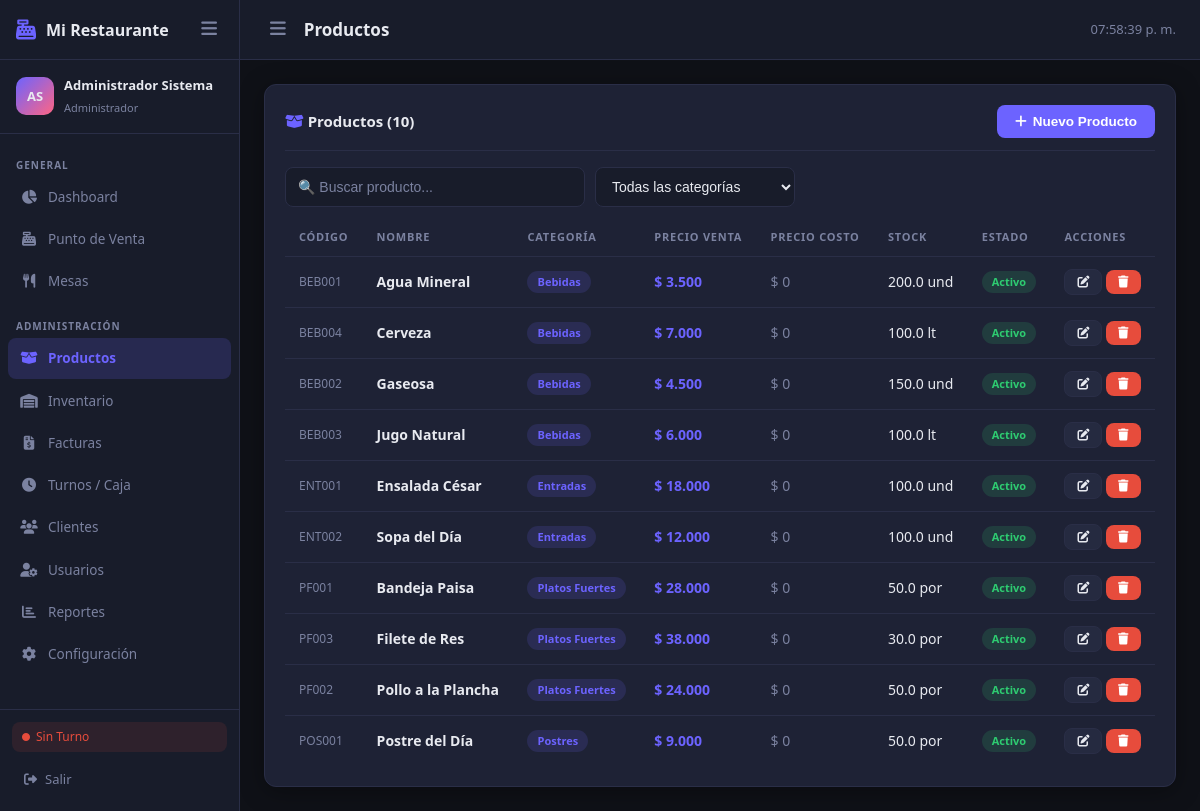
Screenshot of /modules/admin/productos.php (signed in) with the database file from the repository.
### tables this page shows
CREATE TABLE productos (
    id INT AUTO_INCREMENT PRIMARY KEY,
    categoria_id INT NOT NULL,
    unidad_id INT,
    codigo VARCHAR(50) UNIQUE,
    nombre VARCHAR(150) NOT NULL,
    descripcion TEXT,
    precio_costo DECIMAL(12,2) DEFAULT 0,
    precio_venta DECIMAL(12,2) NOT NULL,
    stock_actual DECIMAL(12,3) DEFAULT 0,
    stock_minimo DECIMAL(12,3) DEFAULT 0,
    tiene_stock TINYINT(1) DEFAULT 1,
    imagen VARCHAR(255),
    activo TINYINT(1) DEFAULT 1,
    created_at TIMESTAMP DEFAULT CURRENT_TIMESTAMP,
    updated_at TIMESTAMP DEFAULT CURRENT_TIMESTAMP ON UPDATE CURRENT_TIMESTAMP,
    FOREIGN KEY (categoria_id) REFERENCES categorias(id),
    FOREIGN KEY (unidad_id) REFERENCES unidades_medida(id)
);

CREATE TABLE categorias (
    id INT AUTO_INCREMENT PRIMARY KEY,
    nombre VARCHAR(100) NOT NULL,
    descripcion TEXT,
    icono VARCHAR(50) DEFAULT 'fa-tag',
    color VARCHAR(20) DEFAULT '#3498db',
    activo TINYINT(1) DEFAULT 1,
    orden INT DEFAULT 0
);

CREATE TABLE unidades_medida (
    id INT AUTO_INCREMENT PRIMARY KEY,
    nombre VARCHAR(50) NOT NULL,
    abreviatura VARCHAR(10) NOT NULL
);

### includes/auth.php (called while the page is built, shortened)
<?php
function getConfig($clave, $default = '') {
    static $config = null;
    if ($config === null) {
        $db = getDB();
        $rows = $db->query("SELECT clave, valor FROM configuracion")->fetchAll();
        $config = [];
        foreach ($rows as $row) {
            $config[$row['clave']] = $row['valor'];
        }
    }
    return $config[$clave] ?? $default;
}
function formatMoney($amount) {
    $symbol = getConfig('moneda_simbolo', '$');
    return $symbol . ' ' . number_format((float)$amount, 0, ',', '.');
}

### modules/admin/productos.php (the view, shortened to what this page needs)
<?php
require_once '../../includes/auth.php';
$db = getDB();
$productos  = $db->query("
    SELECT p.*, c.nombre as cat_nombre, u.abreviatura as unidad
    FROM productos p
    LEFT JOIN categorias c ON p.categoria_id = c.id
    LEFT JOIN unidades_medida u ON p.unidad_id = u.id
    ORDER BY c.nombre, p.nombre
")->fetchAll();
require_once '../../includes/header.php';
?>
<div class="card">
  <div class="card-header">
    <span class="card-title"><i class="fas fa-box-open text-accent"></i> Productos (<?= count($productos) ?>)</span>
    <button class="btn btn-primary" onclick="openModal('modalProducto');limpiarForm()"><i class="fas fa-plus"></i> Nuevo Producto</button>
  </div>
  <div style="padding:0 0 12px;display:flex;gap:10px">
    <input type="text" id="searchProd" class="form-control" placeholder="🔍 Buscar producto..." oninput="filterTable()" style="max-width:300px">
    <select id="filterCat" class="form-control" onchange="filterTable()" style="max-width:200px">
      <option value="">Todas las categorías</option>
    </select>
  </div>
  <div class="table-wrap">
    <table class="pos-table" id="tablaProd">
      <thead>
        <tr><th>Código</th><th>Nombre</th><th>Categoría</th><th>Precio Venta</th><th>Precio Costo</th><th>Stock</th><th>Estado</th><th>Acciones</th></tr>
      </thead>
      <tbody>
        <?php foreach($productos as $p): ?>
        <tr>
          <td class="text-muted fs-sm"><?= htmlspecialchars($p['codigo'] ?? '-') ?></td>
          <td class="fw-bold"><?= htmlspecialchars($p['nombre']) ?></td>
          <td><span class="badge badge-purple"><?= htmlspecialchars($p['cat_nombre']) ?></span></td>
          <td class="fw-bold text-accent"><?= formatMoney($p['precio_venta']) ?></td>
          <td class="text-muted"><?= formatMoney($p['precio_costo']) ?></td>
          <td>
            <?php if($p['tiene_stock']): ?>
            <span class="<?= $p['stock_actual'] <= $p['stock_minimo'] ? 'text-danger fw-bold' : '' ?>">
              <?= number_format($p['stock_actual'],1) ?> <?= $p['unidad'] ?>
            </span>
            <?php else: ?><span class="text-muted">Sin control</span><?php endif; ?>
          </td>
          <td><span class="badge badge-<?= $p['activo'] ? 'success':'danger' ?>"><?= $p['activo'] ? 'Activo':'Inactivo' ?></span></td>
          <td>
            <button class="btn btn-sm btn-secondary" onclick='editarProducto(<?= json_encode($p) ?>)'><i class="fas fa-edit"></i></button>
            <form method="POST" style="display:inline" onsubmit="return confirm('¿Desactivar producto?')">
              <button class="btn btn-sm btn-danger" type="submit"><i class="fas fa-trash"></i></button>
            </form>
          </td>
        </tr>
        <?php endforeach; ?>
      </tbody>
    </table>
  </div>
</div>
<?php require_once '../../includes/footer.php'; ?>

### assets/css/main.css (style rules this page uses)
:root { --bg: #0f1117; --surface: #181c2a; --card: #1e2235; --card2: #252a40; --accent: #6c63ff; --accent-hover: #5a52e0; --accent2: #ff6584; --teal: #43d8c9; --text: #e8eaf0; --muted: #7b82a0; --border: #2a2e47; --success: #2ecc71; --warning: #f39c12; --danger: #e74c3c; --info: #3498db; --sidebar-w: 240px; --topbar-h: 60px; --radius: 12px; --shadow: 0 4px 24px rgba(0,0,0,.35); }
* { margin:0; padding:0; box-sizing:border-box; }
html, body { height:100%; }
body { background: var(--bg); color: var(--text); font-family: 'Segoe UI', system-ui, -apple-system, sans-serif; font-size: 14px; line-height: 1.5; overflow-x: hidden; }
.card { background: var(--card); border: 1px solid var(--border); border-radius: var(--radius); padding: 20px; box-shadow: var(--shadow); }
.card-header { display:flex; align-items:center; justify-content:space-between; margin-bottom:16px; padding-bottom:12px; border-bottom:1px solid var(--border); }
.card-title { font-size:15px; font-weight:700; }
.table-wrap { overflow-x:auto; }
table.pos-table { width:100%; border-collapse:collapse; }
table.pos-table th { font-size:11px; font-weight:700; color:var(--muted); text-transform:uppercase; letter-spacing:.07em; padding:10px 14px; text-align:left; border-bottom:1px solid var(--border); white-space:nowrap; }
table.pos-table td { padding:12px 14px; border-bottom:1px solid var(--border); vertical-align:middle; }
table.pos-table tr:last-child td { border-bottom:none; }
.badge { display:inline-flex; align-items:center; gap:4px; font-size:11px; font-weight:600; padding:3px 10px; border-radius:20px; white-space:nowrap; }
.badge-success { background:rgba(46,204,113,.15); color:var(--success); }
.badge-purple { background:rgba(108,99,255,.15); color:var(--accent); }
.btn { display:inline-flex; align-items:center; gap:6px; padding:9px 18px; border-radius:8px; font-size:13.5px; font-weight:600; border:none; cursor:pointer; transition: opacity .15s, transform .1s; text-decoration:none; white-space:nowrap; }
.btn-primary { background:var(--accent); color:#fff; }
.btn-danger { background:var(--danger); color:#fff; }
.btn-secondary { background:var(--card2); color:var(--text); border:1px solid var(--border); }
.btn-sm { padding:6px 12px; font-size:12px; }
.form-control { width:100%; background:var(--surface); border:1.5px solid var(--border); border-radius:8px; padding:10px 12px; color:var(--text); font-size:14px; outline:none; transition: border-color .2s, box-shadow .2s; }
.form-control::placeholder { color:var(--muted); }
select.form-control { cursor:pointer; }
.text-muted { color:var(--muted); }
.text-accent { color:var(--accent); }
.fw-bold { font-weight:700; }
.fs-sm { font-size:12px; }

### rows the page displays
productos: codigo "BEB001", nombre "Agua Mineral", categoria.nombre "Bebidas", precio_venta "$ 3.500", precio_costo "$ 0", stock_actual "200.0", unidad.abreviatura "und", activo "Activo"
productos: codigo "BEB004", nombre "Cerveza", categoria.nombre "Bebidas", precio_venta "$ 7.000", precio_costo "$ 0", stock_actual "100.0", unidad.abreviatura "lt", activo "Activo"
productos: codigo "BEB002", nombre "Gaseosa", categoria.nombre "Bebidas", precio_venta "$ 4.500", precio_costo "$ 0", stock_actual "150.0", unidad.abreviatura "und", activo "Activo"
productos: codigo "BEB003", nombre "Jugo Natural", categoria.nombre "Bebidas", precio_venta "$ 6.000", precio_costo "$ 0", stock_actual "100.0", unidad.abreviatura "lt", activo "Activo"
productos: codigo "ENT001", nombre "Ensalada César", categoria.nombre "Entradas", precio_venta "$ 18.000", precio_costo "$ 0", stock_actual "100.0", unidad.abreviatura "und", activo "Activo"
productos: codigo "ENT002", nombre "Sopa del Día", categoria.nombre "Entradas", precio_venta "$ 12.000", precio_costo "$ 0", stock_actual "100.0", unidad.abreviatura "und", activo "Activo"
productos: codigo "PF001", nombre "Bandeja Paisa", categoria.nombre "Platos Fuertes", precio_venta "$ 28.000", precio_costo "$ 0", stock_actual "50.0", unidad.abreviatura "por", activo "Activo"
productos: codigo "PF003", nombre "Filete de Res", categoria.nombre "Platos Fuertes", precio_venta "$ 38.000", precio_costo "$ 0", stock_actual "30.0", unidad.abreviatura "por", activo "Activo"
productos: codigo "PF002", nombre "Pollo a la Plancha", categoria.nombre "Platos Fuertes", precio_venta "$ 24.000", precio_costo "$ 0", stock_actual "50.0", unidad.abreviatura "por", activo "Activo"
productos: codigo "POS001", nombre "Postre del Día", categoria.nombre "Postres", precio_venta "$ 9.000", precio_costo "$ 0", stock_actual "50.0", unidad.abreviatura "por", activo "Activo"

### other values shown
$empresa "Mi Restaurante"
substr($user['nombre'],0,1).substr($user['apellido'],0,1) "AS"
$user['nombre'].' '.$user['apellido'] "Administrador Sistema"
$user['rol_nombre'] "Administrador"
$pageTitle "Productos"
count($productos) "10"
